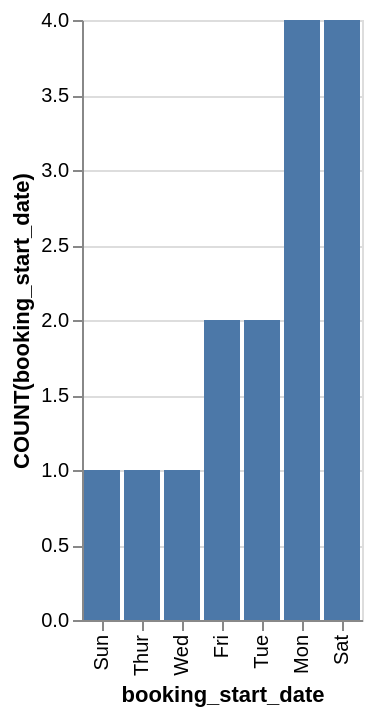

Vega-Lite specification for this chart:
### Vega-Lite specification from a JSON file in a GitHub repository (floating-point values rounded to 4 significant figures)
{"data": {"values": [{"x_data": "Sun", "y_data": 1}, {"x_data": "Thur", "y_data": 1}, {"x_data": "Wed", "y_data": 1}, {"x_data": "Fri", "y_data": 2}, {"x_data": "Tue", "y_data": 2}, {"x_data": "Mon", "y_data": 4}, {"x_data": "Sat", "y_data": 4}]}, "mark": "bar", "encoding": {"x": {"field": "x_data", "type": "nominal", "title": "booking_start_date", "sort": {"op": "sum", "field": "y_data", "order": "ascending"}}, "y": {"field": "y_data", "type": "quantitative", "title": "COUNT(booking_start_date)"}}}
